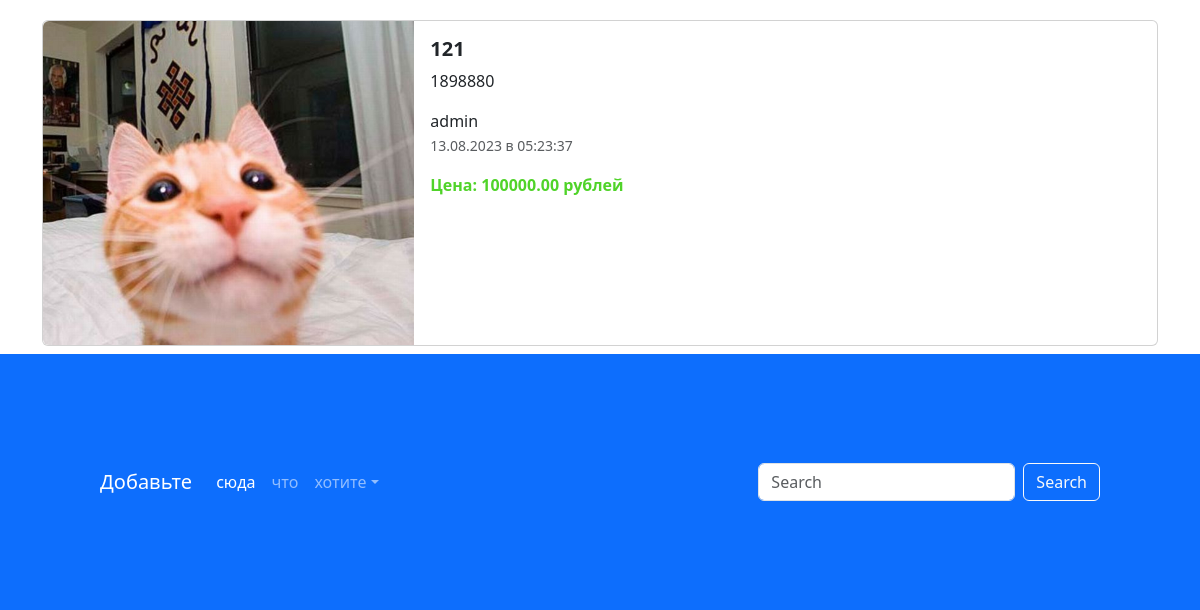
Before: / (lower part) with the older database file.
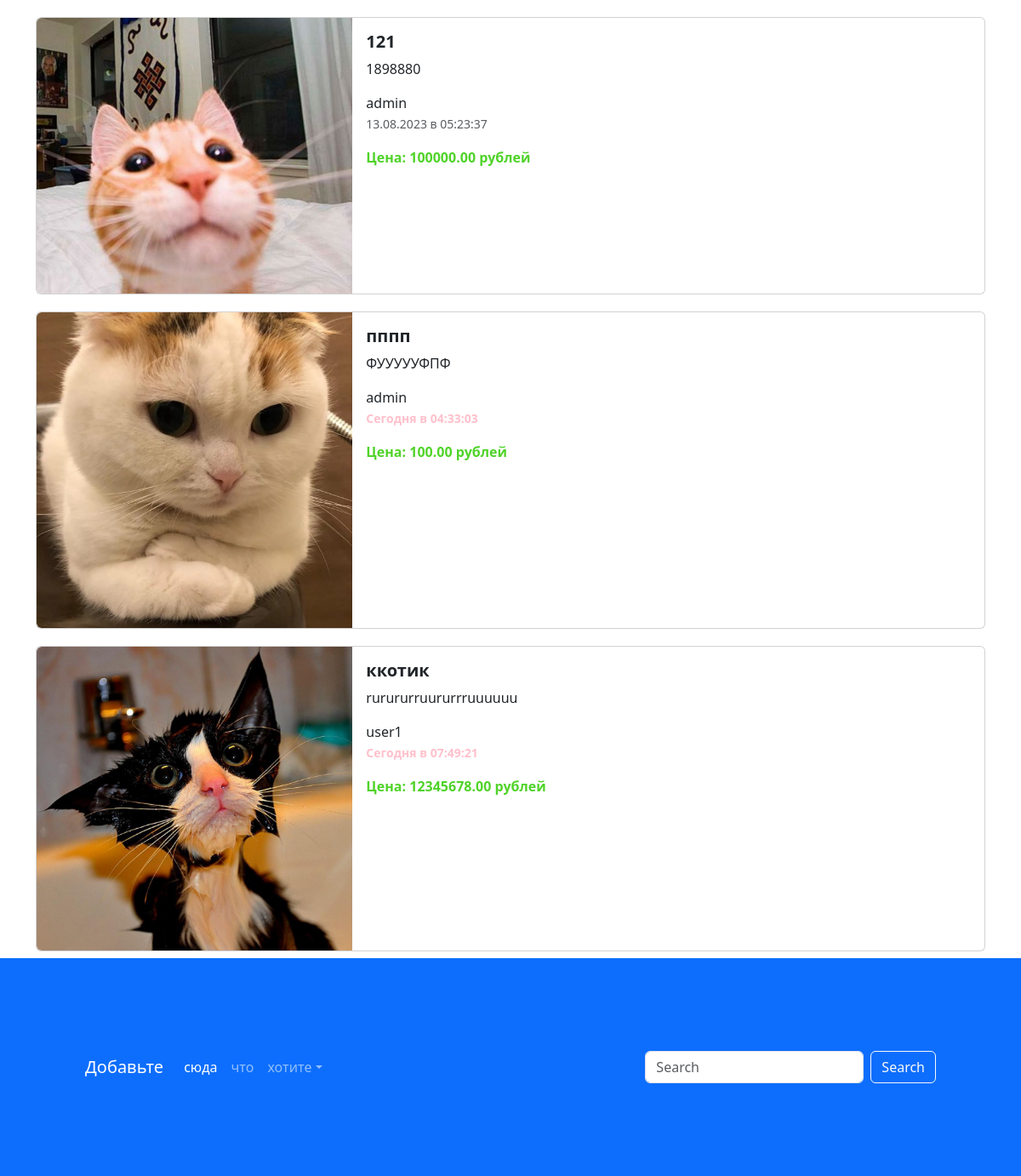
After: the same page with the newer database file.
### app_advertisements/models.py (models this page shows, shortened)
class Advertisement(models.Model):
    user = models.ForeignKey(
        User,
        verbose_name = 'пользователь',
        on_delete=models.CASCADE
    )
    image = models.ImageField(
        'изоброжение',
        upload_to = 'advertisements/'
    )
    title = models.CharField('заголовок', max_length =128)
    description = models.TextField('описание')
    price = models.DecimalField('цена', max_digits=10, decimal_places=2 )
    created_at = models.DateTimeField(auto_now_add=True)
    updated_at = models.DateTimeField(auto_now=True)
    auction = models.BooleanField('торг',  help_text = 'Отметьте, уместен ли торг')
    @admin.display(description='Дата создания')
    def created_date(self):
        from django.utils import timezone
        if self.created_at.date() == timezone.now().date():
            created_date = self.created_at.strftime("%H:%M:%S")
            return format_html('<span style = "color:pink; font-weight:bold;">Сегодня в {} </span>', created_date)
        return self.created_at.strftime("%d.%m.%Y в %H:%M:%S")
    class Meta:
        db_table = 'advertisements'

### app_advertisements/views.py (the view)
# urls.py: path('', index, name= 'main-page'),
def index(request):
    ads = Advertisement.objects.all()
    context = {'advertisements': ads}
    return render(request, 'app_advertisements/index.html', context)

### templates/app_advertisements/index.html (shortened to what this page needs)
{% extends 'base.html' %}
{% load static %}
{% block content%}
<div class="container">
  <div class="col">
    {% for adv in advertisements %}
    <div class="card mb-2" style="max-width: 1200px; margin-top: 20px;">
      <div class="row g-0">
        <div class="col-md-4">
          <a href="advertisement.html" class="nav-link">
            <img src="{% if adv.image %}{{ adv.image.url }}{% else %}{% static 'img/default.png' %}{% endif %}" class="img-fluid rounded-start" alt="Card title">
          </a>
        </div>
        <div class="col-md-8">
          <div class="card-body">
            <h5 class="card-title">
              <a href="advertisement.html" class="nav-link"><strong>{{ adv.title }}</strong></a>
            </h5>
            <a href="advertisement.html" class="nav-link">
              <p class="card-text">{{ adv.description }}</p>
              <span>{{ adv.user }}</span>
              <p class="card-text">
                <small class="text-muted">{{ adv.created_date }}</small>
              </p>
              <span style = "color: rgb(80, 211, 41); font-weight: bold;">Цена: {{adv.price}} рублей</span>
            </a>
          </div>
        </div>
      </div>
    </div>
    {% endfor %}
  </div>
</div>
<footer style="padding: 100px;" class="bg-primary">
  <nav class="navbar navbar-expand-sm navbar-dark">
    <a class="navbar-brand" href="#">Добавьте</a>
    <div class="collapse navbar-collapse" id="collapsibleNavId">
      <ul class="navbar-nav me-auto mt-2 mt-lg-0">
        <li class="nav-item">
          <a class="nav-link active" href="#" aria-current="page">сюда</a>
        </li>
        <li class="nav-item">
          <a class="nav-link" href="#">что</a>
        </li>
        <li class="nav-item dropdown">
          <a class="nav-link dropdown-toggle" href="#" id="dropdownId" data-bs-toggle="dropdown" aria-haspopup="true"
             aria-expanded="false">хотите</a>
        </li>
      </ul>
      <form class="d-flex my-2 my-lg-0">
        <input class="form-control me-sm-2" type="text" placeholder="Search">
        <button class="btn btn-outline-light my-2 my-sm-0" type="submit">Search</button>
      </form>
    </div>
  </nav>
</footer>
{% endblock %}

### templates/base.html (shortened to what this page needs)
{% load static %}
<!DOCTYPE html>
<html lang="en">
<head>
  <link href="{% static 'css/bootstrap.min.css' %}" rel="stylesheet">
  <link rel="stylesheet" href="{% static 'css/fontello.css' %}">
</head>
<body>
{% block content %}
{% endblock %}
</body>
</html>

Changed rows visible on the page:
added Advertisement: image (picture), title "пппп", description "ФУУУУУФПФ", user "admin", created_date "Сегодня в 04:33:03", price "100.00"
added Advertisement: image (picture), title "ккотик", description "rurururruururrruuuuuu", user "user1", created_date "Сегодня в 07:49:21", price "12345678.00"
